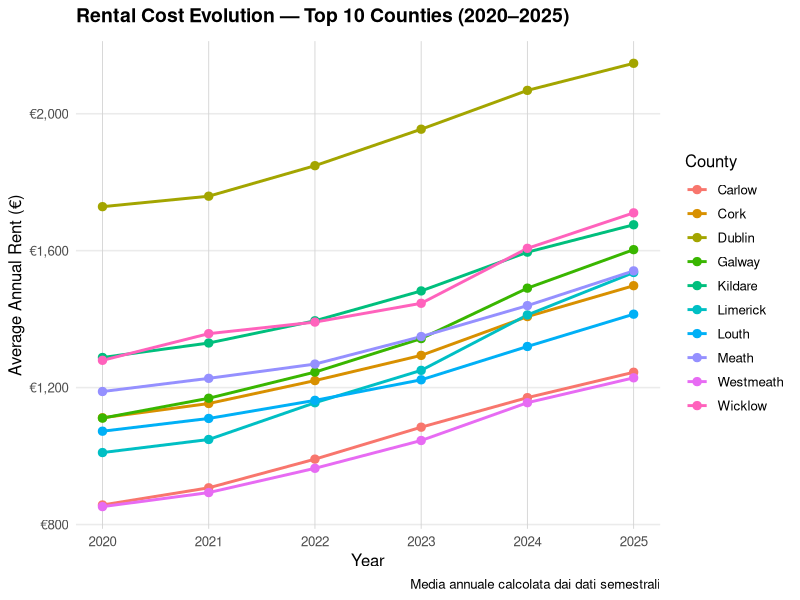
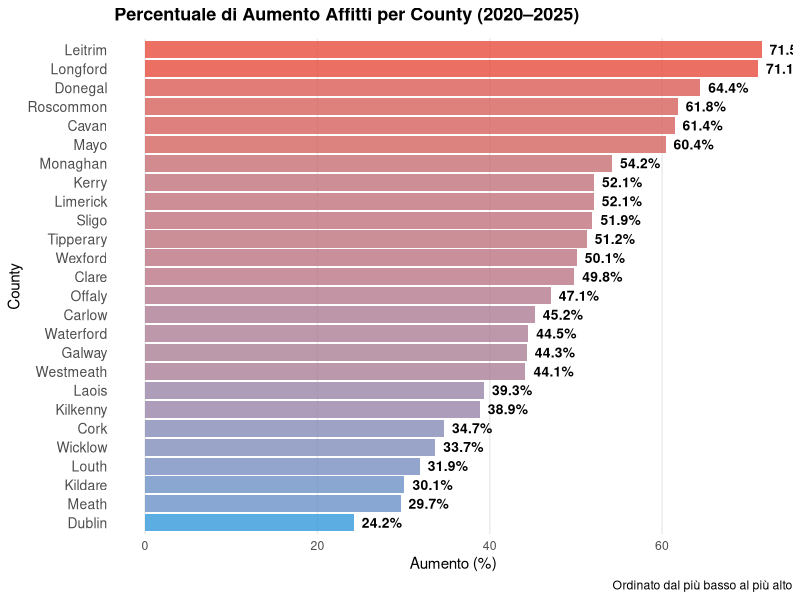
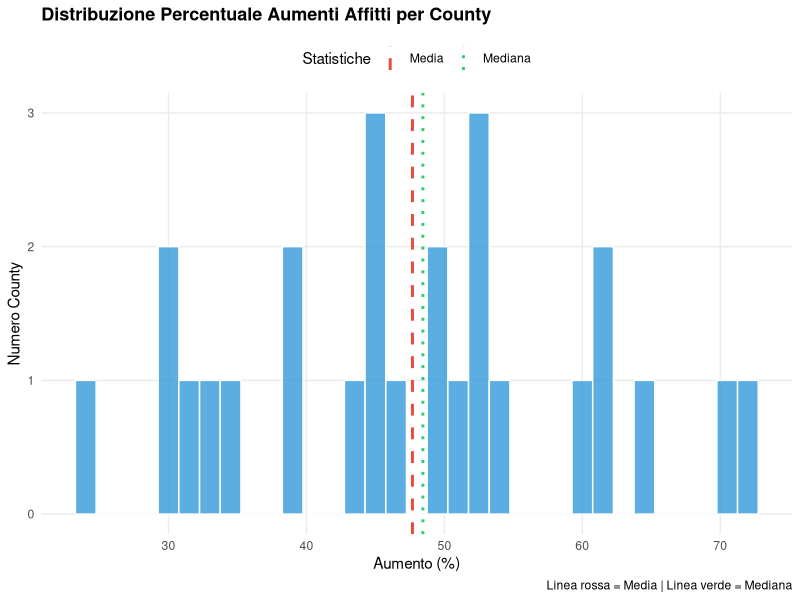
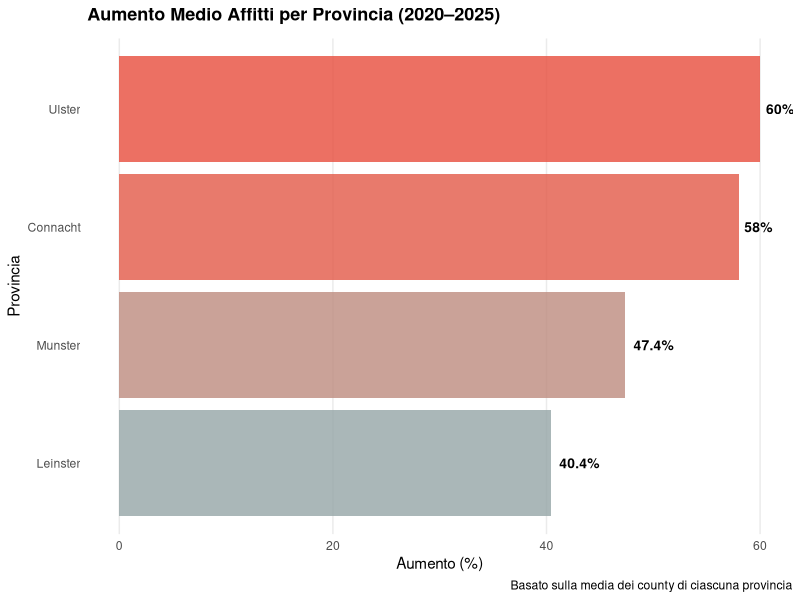

Generate these figures, in order, with R:
## ---- chunk 1
knitr::opts_chunk$set(echo = FALSE, warning = FALSE, message = FALSE)

# Librerie essenziali
library(ggplot2)
library(dplyr)
library(tidyr)
library(forcats)
library(knitr)
library(scales)

# Caricamento dataset
irish_rent_raw <- read.csv("irish_rent_by_county.csv")

# Preparazione dati
# Mantiene solo i dati annuali aggregati (is_county_aggregate = True)
# Calcola la media tra i due semestri per ottenere la media annuale
irish_rent <- irish_rent_raw %>%
  filter(is_county_aggregate == "True") %>%
  select(rent_euro, year, county, province) %>%
  rename(
    Rent = rent_euro,
    Year = year,
    County = county,
    Province = province
  ) %>%
  mutate(
    Year = as.integer(Year),
    Rent = as.numeric(Rent)
  ) %>%
  group_by(County, Year, Province) %>%
  summarise(
    Rent = mean(Rent, na.rm = TRUE),
    .groups = "drop"
  ) %>%
  arrange(Year, County)

cat("✓ Dati caricati con successo!\n")
cat("  - Righe:", nrow(irish_rent), "\n")
cat("  - County unici:", n_distinct(irish_rent$County), "\n")
cat("  - Anni coperti:", min(irish_rent$Year), "-", max(irish_rent$Year), "\n")
## ---- chunk 2
# Selezionare le top 10 contee per affitto medio
top_counties <- irish_rent %>%
  group_by(County) %>%
  summarise(avg_rent = mean(Rent, na.rm = TRUE), .groups = "drop") %>%
  slice_max(avg_rent, n = 10) %>%
  pull(County)

# Grafico
irish_rent %>%
  filter(County %in% top_counties) %>%
  ggplot(aes(x = Year, y = Rent, color = County, group = County)) +
  geom_line(linewidth = 1) +
  geom_point(size = 2.5) +
  scale_y_continuous(
    labels = label_currency(prefix = "€", decimal.mark = ".", suffix = ""),
    limits = c(NA, NA)
  ) +
  scale_x_continuous(breaks = seq(2020, 2025, 1)) +
  theme_minimal(base_size = 12) +
  theme(
    plot.title = element_text(face = "bold", size = 14, margin = margin(b = 10)),
    legend.position = "right",
    panel.grid.minor = element_blank(),
    panel.grid.major.x = element_line(color = "lightgray", linewidth = 0.3)
  ) +
  labs(
    title = "Rental Cost Evolution — Top 10 Counties (2020–2025)",
    x = "Year",
    y = "Average Annual Rent (€)",
    color = "County",
    caption = "Media annuale calcolata dai dati semestrali"
  )
## ---- chunk 3
# Filtrare dati per gli anni di inizio e fine
risultati <- irish_rent %>%
  filter(Year %in% c(2020, 2025)) %>%
  pivot_wider(
    names_from = Year, 
    values_from = Rent,
    id_cols = c(County, Province)
  ) %>%
  filter(!is.na(`2020`), !is.na(`2025`)) %>%
  mutate(
    Aumento_perc = ((`2025` - `2020`) / `2020`) * 100,
    Differenza_euro = `2025` - `2020`
  ) %>%
  arrange(desc(Aumento_perc)) %>%
  rename(
    Affitto_2020 = `2020`,
    Affitto_2025 = `2025`
  )

cat("\n✓ Analisi completata:\n")
cat("  - County analizzati:", nrow(risultati), "\n")
cat("  - Aumento medio:", round(mean(risultati$Aumento_perc), 2), "%\n")
cat("  - Aumento max:", round(max(risultati$Aumento_perc), 2), "%\n")
## ---- chunk 4
# Tabella formattata
risultati_display <- risultati %>%
  mutate(
    Affitto_2020 = round(Affitto_2020, 2),
    Affitto_2025 = round(Affitto_2025, 2),
    Aumento_perc = round(Aumento_perc, 2),
    Differenza_euro = round(Differenza_euro, 2)
  ) %>%
  select(County, Province, Affitto_2020, Affitto_2025, Aumento_perc, Differenza_euro)

kable(
  risultati_display,
  caption = "Percentuale di Aumento Affitti per County (2020–2025)",
  format = "html",
  table.attr = 'style="width: 100%;"',
  col.names = c("County", "Province", "Affitto 2020 (€)", "Affitto 2025 (€)", "Aumento (%)", "Differenza (€)"),
  digits = 2
)
## ---- chunk 5
# Calcolo statistiche
summary_stats <- data.frame(
  Metrica = c(
    "Aumento Medio",
    "Aumento Massimo",
    "Aumento Minimo",
    "Mediana Aumento",
    "Deviazione Standard",
    "Quartile 1° (25%)",
    "Quartile 3° (75%)",
    "Numero County"
  ),
  Valore = c(
    paste0(round(mean(risultati$Aumento_perc, na.rm = TRUE), 2), "%"),
    paste0(round(max(risultati$Aumento_perc, na.rm = TRUE), 2), "%"),
    paste0(round(min(risultati$Aumento_perc, na.rm = TRUE), 2), "%"),
    paste0(round(median(risultati$Aumento_perc, na.rm = TRUE), 2), "%"),
    paste0(round(sd(risultati$Aumento_perc, na.rm = TRUE), 2), "%"),
    paste0(round(quantile(risultati$Aumento_perc, 0.25, na.rm = TRUE), 2), "%"),
    paste0(round(quantile(risultati$Aumento_perc, 0.75, na.rm = TRUE), 2), "%"),
    nrow(risultati)
  )
)

kable(
  summary_stats,
  caption = "Sintesi Statistica degli Aumenti di Affitto (2020–2025)",
  format = "html",
  table.attr = 'style="width: 100%;"',
  col.names = c("Metrica", "Valore")
)
## ---- chunk 6
# Grafico a barre con i dati ordinati
risultati_plot <- risultati %>%
  mutate(County = fct_reorder(County, Aumento_perc))

ggplot(risultati_plot, aes(x = Aumento_perc, y = County, fill = Aumento_perc)) +
  geom_col(alpha = 0.8) +
  geom_text(
    aes(label = paste0(round(Aumento_perc, 1), "%")),
    hjust = -0.2,
    size = 3.5,
    fontface = "bold"
  ) +
  scale_fill_gradient(low = "#3498db", high = "#e74c3c", guide = "none") +
  theme_minimal(base_size = 11) +
  theme(
    panel.grid.major.y = element_blank(),
    panel.grid.minor = element_blank(),
    plot.title = element_text(face = "bold", size = 13, margin = margin(b = 10)),
    axis.text.y = element_text(size = 10)
  ) +
  labs(
    title = "Percentuale di Aumento Affitti per County (2020–2025)",
    x = "Aumento (%)",
    y = "County",
    caption = "Ordinato dal più basso al più alto"
  )
## ---- chunk 7
# Istogramma della distribuzione
media_aumento <- mean(risultati$Aumento_perc, na.rm = TRUE)
mediana_aumento <- median(risultati$Aumento_perc, na.rm = TRUE)

ggplot(risultati, aes(x = Aumento_perc)) +
  geom_histogram(binwidth = 1.5, fill = "#3498db", color = "white", alpha = 0.8) +
  geom_vline(
    aes(xintercept = media_aumento, color = "Media"),
    linetype = "dashed",
    linewidth = 1
  ) +
  geom_vline(
    aes(xintercept = mediana_aumento, color = "Mediana"),
    linetype = "dotted",
    linewidth = 1
  ) +
  scale_color_manual(
    values = c("Media" = "#e74c3c", "Mediana" = "#2ecc71"),
    name = "Statistiche"
  ) +
  theme_minimal(base_size = 11) +
  theme(
    plot.title = element_text(face = "bold", size = 13, margin = margin(b = 10)),
    panel.grid.minor = element_blank(),
    legend.position = "top"
  ) +
  labs(
    title = "Distribuzione Percentuale Aumenti Affitti per County",
    x = "Aumento (%)",
    y = "Numero County",
    caption = "Linea rossa = Media | Linea verde = Mediana"
  )
## ---- chunk 8
top_5 <- risultati %>%
  slice_max(Aumento_perc, n = 5) %>%
  select(County, Province, Affitto_2020, Affitto_2025, Aumento_perc, Differenza_euro) %>%
  mutate(
    Affitto_2020 = round(Affitto_2020, 2),
    Affitto_2025 = round(Affitto_2025, 2),
    Aumento_perc = round(Aumento_perc, 2),
    Differenza_euro = round(Differenza_euro, 2)
  )

bottom_5 <- risultati %>%
  slice_min(Aumento_perc, n = 5) %>%
  select(County, Province, Affitto_2020, Affitto_2025, Aumento_perc, Differenza_euro) %>%
  mutate(
    Affitto_2020 = round(Affitto_2020, 2),
    Affitto_2025 = round(Affitto_2025, 2),
    Aumento_perc = round(Aumento_perc, 2),
    Differenza_euro = round(Differenza_euro, 2)
  )
## ---- chunk 9
kable(
  top_5,
  caption = "Top 5 County con Maggiori Aumenti di Affitto (2020–2025)",
  format = "html",
  table.attr = 'style="width: 100%;"',
  col.names = c("County", "Province", "Affitto 2020 (€)", "Affitto 2025 (€)", "Aumento (%)", "Differenza (€)")
)
## ---- chunk 10
kable(
  bottom_5,
  caption = "Bottom 5 County con Minori Aumenti di Affitto (2020–2025)",
  format = "html",
  table.attr = 'style="width: 100%;"',
  col.names = c("County", "Province", "Affitto 2020 (€)", "Affitto 2025 (€)", "Aumento (%)", "Differenza (€)")
)
## ---- chunk 11
# Aumento medio per provincia
provincia_stats <- risultati %>%
  group_by(Province) %>%
  summarise(
    aumento_medio = mean(Aumento_perc),
    num_county = n(),
    affitto_2020_medio = mean(Affitto_2020),
    affitto_2025_medio = mean(Affitto_2025),
    .groups = "drop"
  ) %>%
  arrange(desc(aumento_medio)) %>%
  mutate(Province = fct_reorder(Province, aumento_medio))

ggplot(provincia_stats, aes(x = aumento_medio, y = Province, fill = aumento_medio)) +
  geom_col(alpha = 0.8) +
  geom_text(
    aes(label = paste0(round(aumento_medio, 1), "%")),
    hjust = -0.2,
    size = 3.5,
    fontface = "bold"
  ) +
  scale_fill_gradient(low = "#95a5a6", high = "#e74c3c", guide = "none") +
  theme_minimal(base_size = 11) +
  theme(
    panel.grid.major.y = element_blank(),
    panel.grid.minor = element_blank(),
    plot.title = element_text(face = "bold", size = 13, margin = margin(b = 10))
  ) +
  labs(
    title = "Aumento Medio Affitti per Provincia (2020–2025)",
    x = "Aumento (%)",
    y = "Provincia",
    caption = "Basato sulla media dei county di ciascuna provincia"
  )
